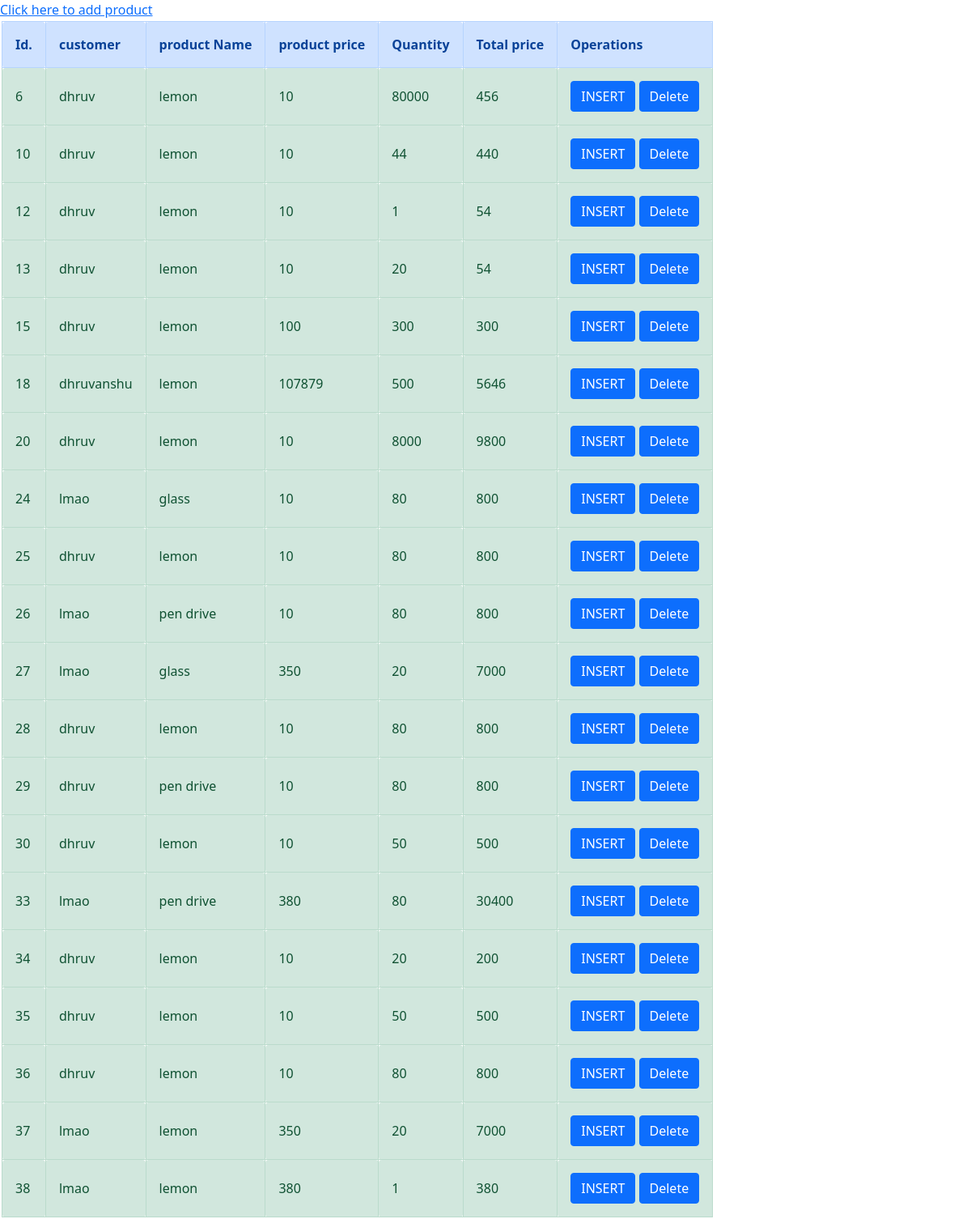
Page /detail/ on the earlier database version.
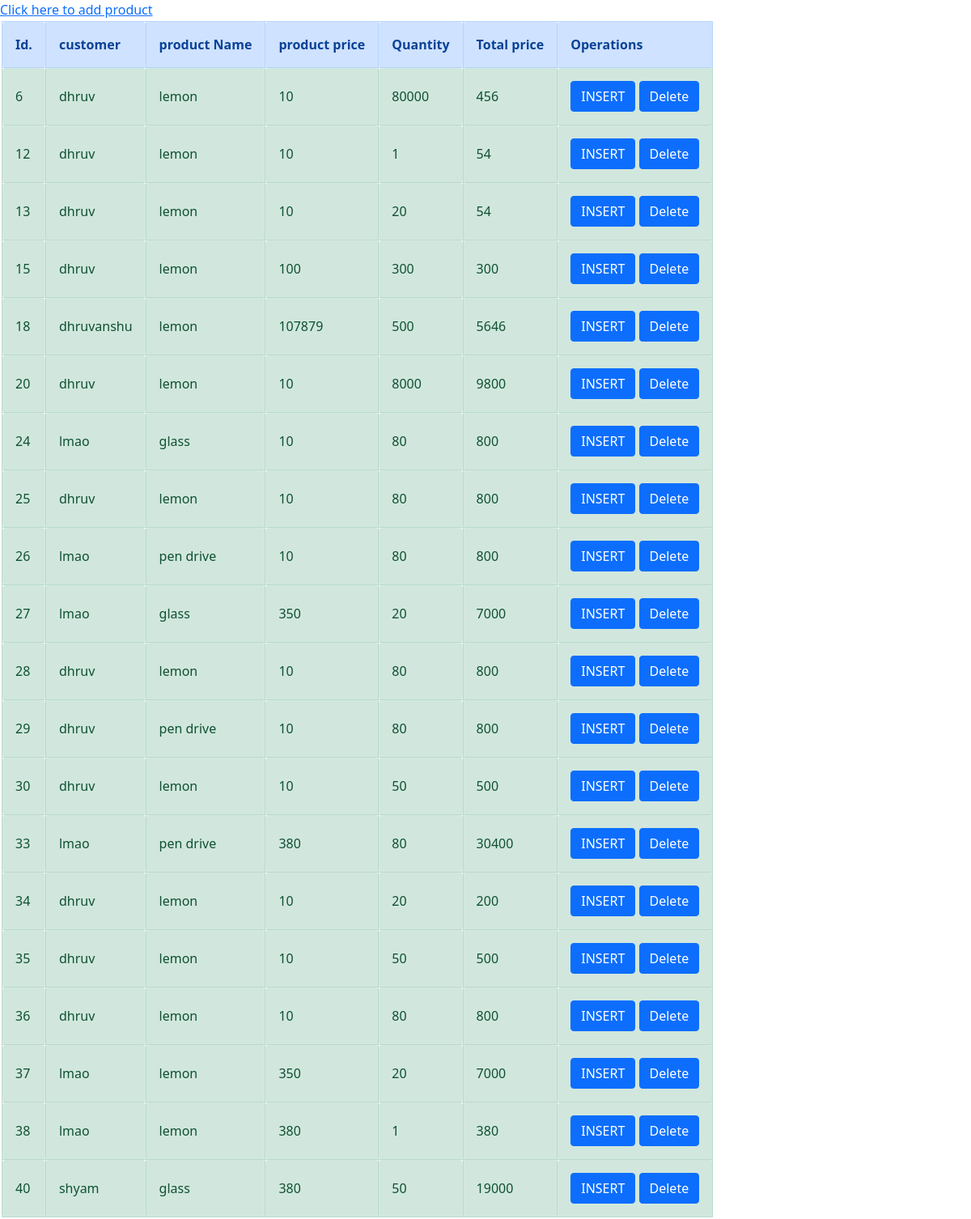
Same page on the later database version.
### filter/models.py (models this page shows)
class order(models.Model):
    customer_name = models.CharField(max_length=20)
    product_name = models.CharField(max_length=20)
    productprice = models.IntegerField()
    quantity = models.IntegerField()
    total_price = models.IntegerField()

### filter/views.py (the view)
# urls.py: path('detail/',views.orderdetail,name='detail'),
def orderdetail(request):
    help = order.objects.all()
    context = {
        'help': help
    }
    return render(request,'customer_info.html',context)

### templates/customer_info.html (shortened to what this page needs)
{% load static %}
<!DOCTYPE html>
<html>
    <link href="https://cdn.jsdelivr.net/npm/bootstrap@5.0.0-beta2/dist/css/bootstrap.min.css" rel="stylesheet">
<a href="/">Click here to add product</a>
    <table style="">
    <div class="container">
    <div class="row align-items-start">
    <div class="col">
                <tr >
                    <th class="alert alert-primary">Id.</th>
                    <th class="alert alert-primary">customer</th>
                    <th class="alert alert-primary">product Name</th>
                    <th class="alert alert-primary">product price</th>
                    <th class="alert alert-primary">Quantity</th>
                    <th class="alert alert-primary">Total price</th>
                    <th class="alert alert-primary">Operations</th>
                </tr>
    </div></div></div>
                {% for stu in help %}
                <tr>
                    <td class="alert alert-success">{{ stu.id }}</td>
                    <td class="alert alert-success">{{ stu.customer_name }}</td>
                    <td class="alert alert-success">{{ stu.product_name }}</td>
                    <td class="alert alert-success">{{ stu.productprice }}</td>
                    <td class="alert alert-success">{{ stu.quantity }}</td>
                    <td class="alert alert-success">{{ stu.total_price }}</td>
                    <td class="alert alert-success"><div class="btn-group" role="group" aria-label="Basic example">
                        <a href="/update/{{stu.id}}{{stu.customer_name}}"><button type="button" class="btn btn-primary">INSERT</button></a>
                      </div>
                    <div class="btn-group" role="group" aria-label="Basic example">
                        <a href="/delete/{{stu.id}}{{stu.customer_name}}"><button type="button" class="btn btn-primary">Delete</button></a>
                      </div>
                    </td>
                </tr>
                {% endfor %}
            </table>
            </html>

Differences in the rows shown:
removed order: id "10", customer_name "dhruv", product_name "lemon", productprice "10", quantity "44", total_price "440"
added order: id "40", customer_name "shyam", product_name "glass", productprice "380", quantity "50", total_price "19000"
